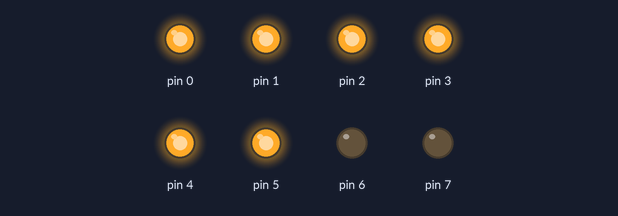
Recording of a sketch running on a simulated Arduino Uno, built with avr-gcc and run on an emulated ATmega328P. Parts: output pins drawn as LEDs (lit = HIGH).

Above: at 0.2 s.
At 1.2 s:
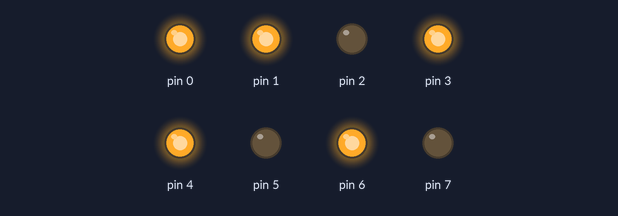
At 1.7 s:
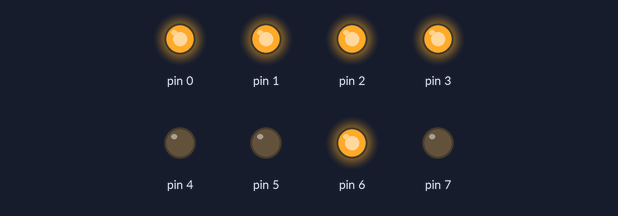
At 2.7 s:
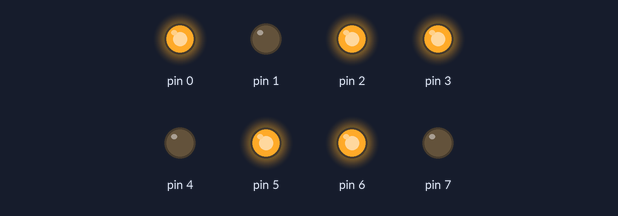
At 4.2 s:
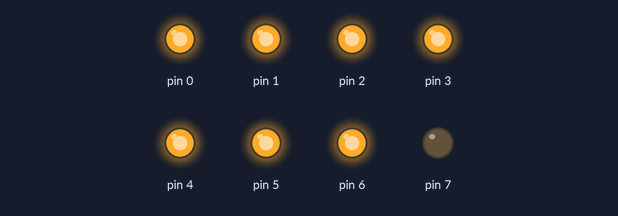
At 5.7 s:
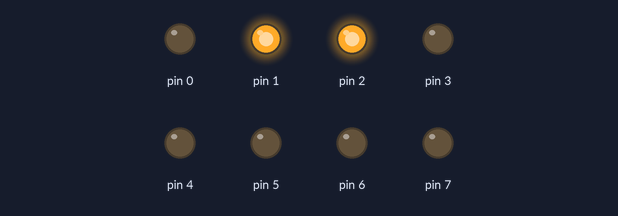
Timing chart, 0 to 6.5 s (numbered marks = the images above):
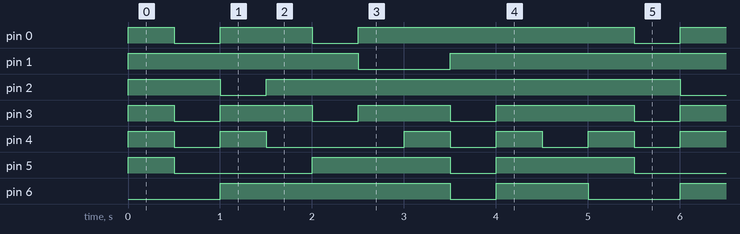

The sketch:

seven_segment__array_.ino
```cpp
void setup() {
  for (int i = 0; i <= 7; i++)
  {
    pinMode(i, OUTPUT);
  }


}
int data[10][8]
{
  {1, 1, 1, 1, 1, 1, 0, 0},
  {0, 1, 1, 0, 0, 0, 0, 0},
  {1, 1, 0, 1, 1, 0, 1, 0} ,
  {1, 1, 1, 1, 0, 0, 1, 0},
  {0, 1, 1, 0, 0, 1, 1, 0},
  {1, 0, 1, 1, 0, 1, 1, 0},
  {1, 0, 1, 1, 1, 1, 1, 0},
  {1, 1, 1, 0, 0, 0, 0, 0},
  {1, 1, 1, 1, 1, 1, 1, 0},
  {1, 1, 1, 1, 0, 1, 1, 0}
};
void loop() {
  for (int count = 0; count <= 9; count++)
  {
    for (int i = 0; i < 8; i++)
    {
      digitalWrite(i, data[count][i]);
    }
    delay(500);
  }

}
```

Measured:
- by itself, pin 0: repeats every 5.0 s: LOW 0.50 s, HIGH 1.0 s, LOW 0.50 s, HIGH 3.0 s
- by itself, pin 1: repeats every 5.0 s: LOW 1.0 s, HIGH 4.0 s
- by itself, pin 2: repeats every 5.0 s: LOW 0.50 s, HIGH 4.5 s
- by itself, pin 3: repeats every 5.0 s: 2 × (LOW 0.50 s, HIGH 1.0 s), LOW 0.50 s, HIGH 1.5 s
- by itself, pin 4: repeats every 5.0 s: LOW 0.50 s, HIGH 0.50 s, LOW 1.5 s, 2 × (HIGH 0.50 s, LOW 0.50 s), HIGH 0.50 s
- by itself, pin 5: repeats every 5.0 s: LOW 1.5 s, HIGH 1.5 s, LOW 0.50 s, HIGH 1.5 s
- by itself, pin 6: repeats every 5.0 s: LOW 0.50 s, HIGH 1.0 s, LOW 1.0 s, HIGH 2.5 s
